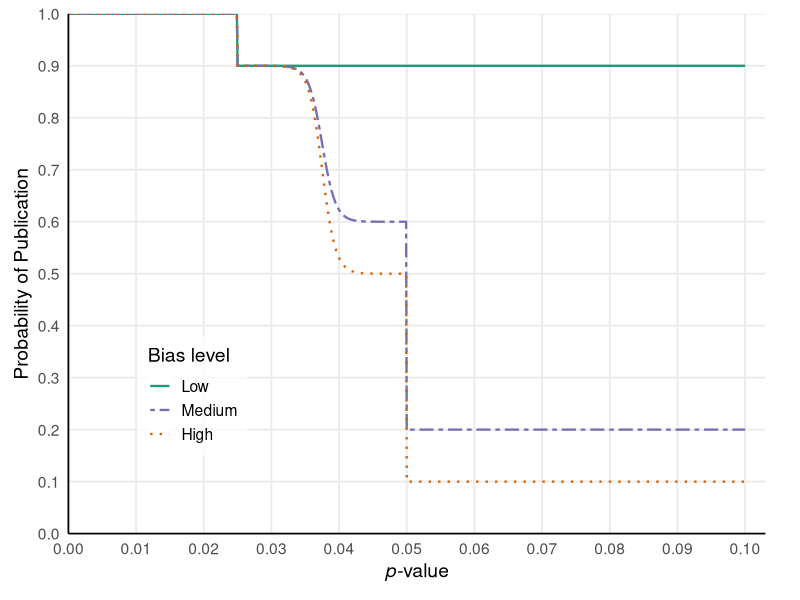
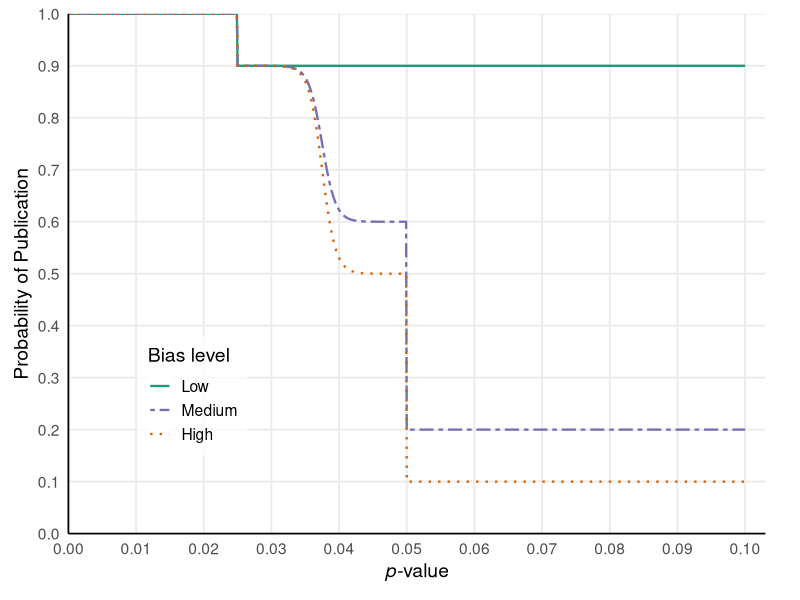

Here is the R script that generated these plots, in order:
# This script was used in the heterogeneity and ES project. You can find it in that folder.
library(ggplot2)
library(scales)

# Publication probability function
publish_decision <- function(p_value, d, prob) {
  if (!(prob %in% c("low", "medium", "high"))) {
    stop("prob must be 'low', 'medium', or 'high'")
  }
  
  prob_values <- list(
    low = 0.9,
    medium = 0.6,
    high = 0.5
  )
  
  prob_values2 <- list(
    low = 0.9,
    medium = 0.2,
    high = 0.1
  )
  
  prob_values3 <- list(
    low = 0.9,
    medium = 0.1,
    high = 0.05
  )
  
  inverse_sigmoid <- function(x, startX, endX, x0, maxY, k, L, prob_assign) {
    return((L) / (1 + exp(-k * (x - x0))) + prob_assign)
  }
  
  assign_publish <- function(p_value, d, prob_values, prob) {
    if (p_value >= 0.025 & p_value < 0.05 & d > 0) {
      prob_assign <- prob_values[[prob]]
      prob_assigned <- inverse_sigmoid(
        p_value,
        0.05,
        0.025,
        (0.025 + 0.05) / 2,
        0.9,
        -1000,
        0.9 - prob_assign,
        prob_assign
      )
      return(prob_assigned)
      
    } else if (p_value < 0.025 & d > 0) {
      return(1)
      
    } else if (p_value >= 0.05 & d > 0) {
      prob_assign <- prob_values2[[prob]]
      return(prob_assign)
      
    } else if (d < 0) {
      prob_assign <- prob_values3[[prob]]
      return(prob_assign)
    }
  }
  
  prob <- assign_publish(p_value, d, prob_values, prob)
  return(prob)
}

# Generate data for the plot
p_values <- seq(0, 0.1, by = 0.0001)
bias_levels <- c("low", "medium", "high")

results <- expand.grid(
  p_value = p_values,
  bias = bias_levels
)

results$probability <- NA

# Correct effect direction
for (i in 1:nrow(results)) {
  results$probability[i] <- publish_decision(
    p_value = results$p_value[i],
    d = 1,
    prob = results$bias[i]
  )
}

pub_bias_plot <- ggplot(
  results,
  aes(
    x = p_value,
    y = probability,
    color = bias,
    linetype = bias
  )
) +
  geom_line(linewidth = 0.8) +
  scale_y_continuous(
    breaks = seq(0, 1, by = 0.1),
    limits = c(0, 1),
    expand = c(0, 0)
  ) +
  scale_x_continuous(
    breaks = seq(0, 0.1, by = 0.01),
    limits = c(0, 0.1),
    expand = expansion(mult = c(0, 0.03))
  ) +
  scale_color_manual(
    values = c(
      "low" = "#1b9e77",
      "medium" = "#7570b3",
      "high" = "#d95f02"
    ),
    labels = c("Low", "Medium", "High")
  ) +
  scale_linetype_manual(
    values = c(
      "low" = "solid",   # green line
      "medium" = "twodash",
      "high" = "dotted"   # red/orange line
    ),
    labels = c("Low", "Medium", "High")
  ) +
  labs(
    x = expression(italic(p)*"-value"),
    y = "Probability of Publication",
    color = "Bias level",
    linetype = "Bias level"
  ) +
  theme_minimal(base_size = 14) +
  theme(
    panel.background = element_rect(fill = "white", color = NA),
    plot.background = element_rect(fill = "white", color = NA),
    legend.background = element_rect(fill = alpha("white", 0.7), color = NA),
    legend.key = element_rect(fill = "white", color = NA),
    
    panel.grid.minor = element_blank(),
    
    axis.line.x = element_line(color = "black", linewidth = 0.6),
    axis.line.y = element_line(color = "black", linewidth = 0.6),
    panel.border = element_blank(),
    
    plot.margin = margin(t = 10, r = 25, b = 10, l = 10),
    
    legend.position = "inside",
    legend.position.inside = c(0.1, 0.15),
    legend.justification = c(0, 0)
  )

pub_bias_plot

ggsave(
  filename = "publication bias.png",
  plot = pub_bias_plot,
  width = 8,
  height = 5.5,
  dpi = 300,
  bg = "white"
)
